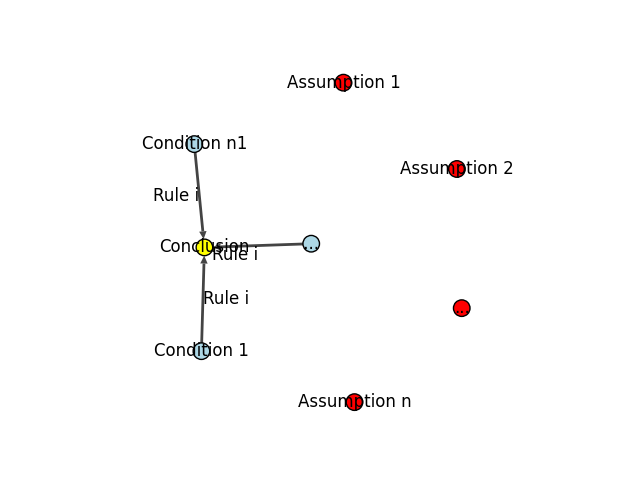

Write Python code to recreate this figure.
import matplotlib.pyplot as plt
from igraph import Graph, plot

p = Graph(directed=True)

##
# Assumptions and Conclusion
#

p.add_vertices(5)
p.vs["label"] = ['Conclusion', 'Assumption 1', 'Assumption 2', '...', 'Assumption n']
p.vs["color"] = ['yellow',  'red',          'red',          'red', 'red'         ]
p.vs["order"] = [1, 2, 3, 4, 5]


##
# First Rule
#

p.add_vertices(3)
p.vs[5:8]["label"] = ['Condition 1', ' ... ', 'Condition n1']
p.vs[5:8]["color"] = ['lightblue',  'lightblue', 'lightblue']
p.add_edge(p.vs.find(label='Condition 1'), p.vs.find(label='Conclusion'))
p.add_edge(p.vs.find(label=' ... '), p.vs.find(label='Conclusion'))
p.add_edge(p.vs.find(label='Condition n1'), p.vs.find(label='Conclusion'))

p.es["label"] = ['Rule i', 'Rule i', 'Rule i']

 
layout = p.layout("kk")
fig, ax = plt.subplots()
plot(p, layout=layout)
plot(p, layout=layout, target=ax, edge_label=p.es["label"])
plt.show()
